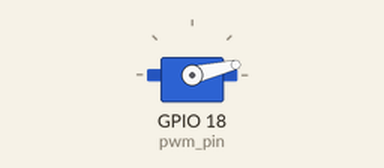
Recording of a program running on a simulated Raspberry Pi (BCM pin numbers). Shown: servo. Servo angles are drawn from the pulse width (0.5 ms = 0°, 2.5 ms = 180°); what the program prints to the terminal is not drawn. At 20.6 s the program stops and its outputs stay as they are.

Above: at 0.05 s.
At 1.7 s:
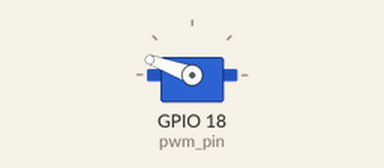
At 3.35 s:
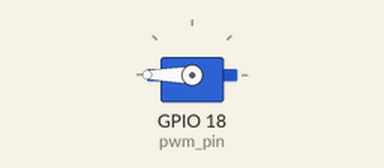
At 6.7 s:
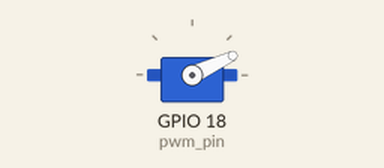
Timing chart, 0 to 8.9 s (numbered marks = the images above):
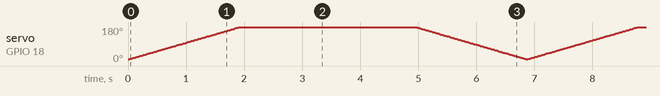

The program:

servo_motor_test2.py
```python
# 서보 모터 동작
import RPi.GPIO as GPIO
import time

pwm_pin = 18

GPIO.setwarnings(False)
GPIO.setmode(GPIO.BCM)
GPIO.setup(pwm_pin, GPIO.OUT)
pwm = GPIO.PWM(pwm_pin, 50)
pwm.start(3.0)


for i in range(0, 3):
    for high in range(30, 200):
        pwm.ChangeDutyCycle(high/10.0)
        print(f'각도는 : {((high/10.0) - 3)*10}')
        time.sleep(0.02)

    for low in range(200, 30,  -1):
        pwm.ChangeDutyCycle(low/10.0)
        print(f'각도: {((low/10.0) - 3)*10}')
        time.sleep(0.02)

pwm.ChangeDutyCycle(0)
pwm.stop()
GPIO.cleanup
```
